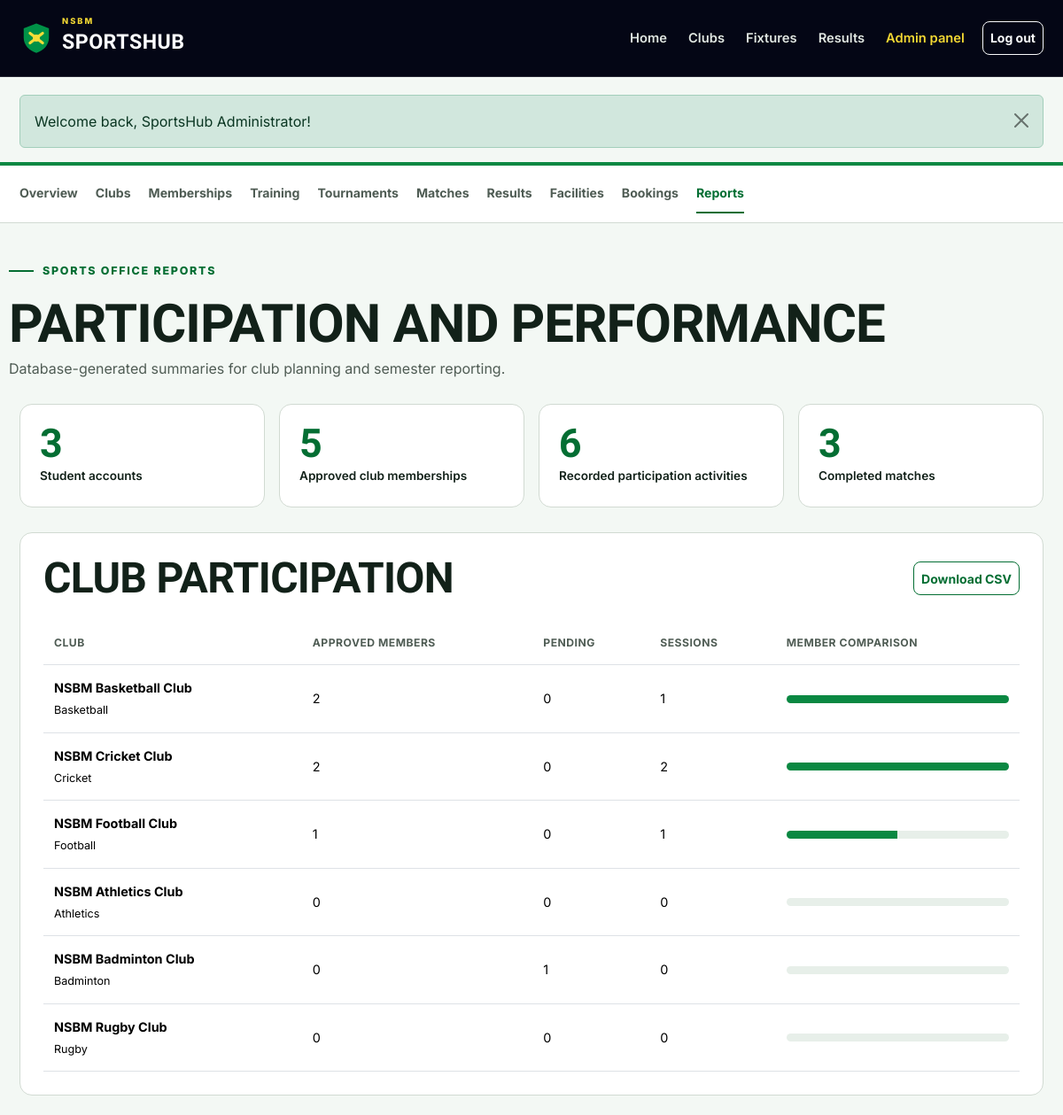
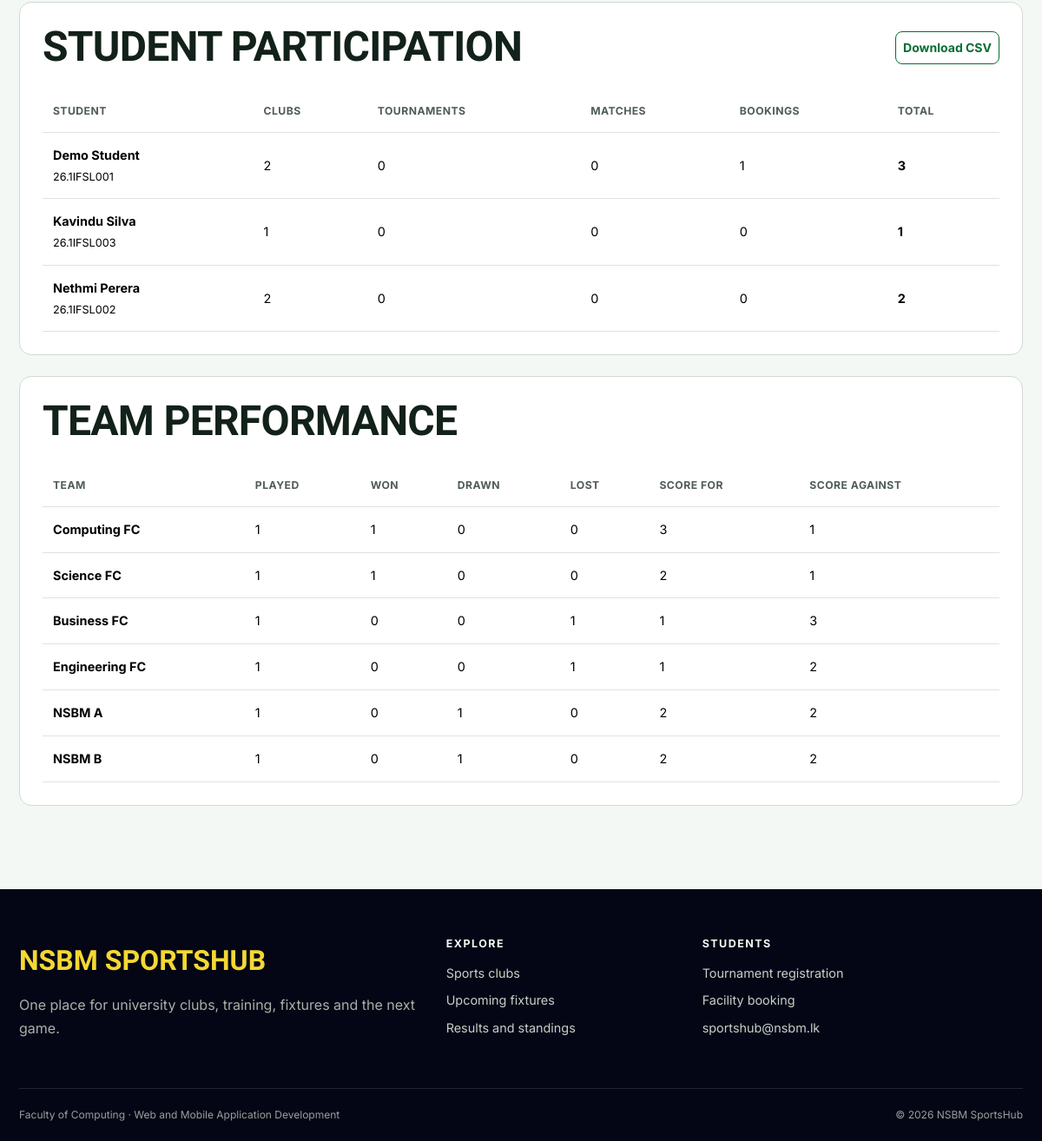
Screenshot of /admin/reports.php (signed in) with the database file from the repository (2 pictures, top to bottom).
### tables this page shows
CREATE TABLE matches (
    id INT UNSIGNED AUTO_INCREMENT PRIMARY KEY,
    tournament_id INT UNSIGNED NULL,
    sport VARCHAR(80) NOT NULL,
    home_team VARCHAR(100) NOT NULL,
    away_team VARCHAR(100) NOT NULL,
    match_datetime DATETIME NOT NULL,
    venue VARCHAR(120) NOT NULL,
    status ENUM('scheduled', 'completed', 'cancelled') NOT NULL DEFAULT 'scheduled',
    home_score SMALLINT UNSIGNED NULL,
    away_score SMALLINT UNSIGNED NULL,
    created_at TIMESTAMP DEFAULT CURRENT_TIMESTAMP,
    FOREIGN KEY (tournament_id) REFERENCES tournaments(id) ON DELETE SET NULL
);

### includes/functions.php (called while the page is built, shortened)
<?php
function e($value)
{
    return htmlspecialchars($value ?? '', ENT_QUOTES);
}
function url($path = '')
{
    return BASE_PATH . '/' . ltrim($path, '/');
}
function run_query($sql, $params = [])
{
    global $connection;
    $statement = mysqli_prepare($connection, $sql);
    if (count($params) > 0) {
        $types = str_repeat('s', count($params));
        mysqli_stmt_bind_param($statement, $types, ...$params);
    }
    if (!mysqli_stmt_execute($statement)) {
        die('SQL error: ' . mysqli_stmt_error($statement));
    }
    return $statement;
}
function fetch_all($sql, $params = [])
{
    $statement = run_query($sql, $params);
    $result = mysqli_stmt_get_result($statement);
    return mysqli_fetch_all($result, MYSQLI_ASSOC);
}

### admin/reports.php (the view, shortened to what this page needs)
<?php
$clubReport = fetch_all("SELECT c.name, c.sport,
    (SELECT COUNT(*) FROM memberships m WHERE m.club_id = c.id AND m.status = 'approved') AS approved,
    (SELECT COUNT(*) FROM memberships m WHERE m.club_id = c.id AND m.status = 'pending') AS pending,
    (SELECT COUNT(*) FROM training_sessions s WHERE s.club_id = c.id) AS sessions
    FROM clubs c
    ORDER BY approved DESC, c.name");
$studentReport = fetch_all("SELECT u.full_name, u.student_id,
    (SELECT COUNT(*) FROM memberships m WHERE m.user_id = u.id AND m.status = 'approved') AS clubs,
    (SELECT COUNT(*) FROM tournament_registrations tr WHERE tr.user_id = u.id AND tr.status = 'registered') AS tournaments,
    (SELECT COUNT(*) FROM match_registrations mr WHERE mr.user_id = u.id AND mr.status = 'registered') AS matches,
    (SELECT COUNT(*) FROM bookings b WHERE b.user_id = u.id AND b.status = 'approved') AS bookings
    FROM users u
    WHERE u.role = 'student'
    ORDER BY u.full_name");
$completed = fetch_all("SELECT * FROM matches WHERE status='completed' ORDER BY match_datetime");
$performance = [];
foreach ($completed as $match) {
    foreach (['home', 'away'] as $side) {
        $team = $match[$side . '_team'];
        if (!isset($performance[$team])) {
            $performance[$team] = ['team' => $team, 'played' => 0, 'won' => 0, 'drawn' => 0, 'lost' => 0, 'for' => 0, 'against' => 0];
        }
        $otherSide = $side === 'home' ? 'away' : 'home';
        $own = (int) $match[$side . '_score'];
        $other = (int) $match[$otherSide . '_score'];
        $performance[$team]['played']++;
        $performance[$team]['for'] += $own;
        $performance[$team]['against'] += $other;
        if ($own > $other) {
            $performance[$team]['won']++;
        }
        elseif ($own === $other) {
            $performance[$team]['drawn']++;
        }
        else $performance[$team]['lost']++;
    }
}
$performance = array_values($performance);
$count = count($performance);
for ($i = 0; $i < $count - 1; $i++) {
    for ($j = 0; $j < $count - $i - 1; $j++) {
        $first = $performance[$j];
        $second = $performance[$j + 1];
        $swap = false;
        if ($first['won'] < $second['won']) {
            $swap = true;
        } elseif ($first['won'] == $second['won'] && $first['played'] > $second['played']) {
            $swap = true;
        } elseif ($first['won'] == $second['won'] && $first['played'] == $second['played'] && strcmp($first['team'], $second['team']) > 0) {
            $swap = true;
        }
        if ($swap) {
            $performance[$j] = $second;
            $performance[$j + 1] = $first;
        }
    }
}
$totalApproved = 0;
foreach ($clubReport as $club) {
    $totalApproved += $club['approved'];
}
$totalActivities = 0;
foreach ($studentReport as $row) {
    $totalActivities += $row['clubs'] + $row['tournaments'] + $row['matches'] + $row['bookings'];
}
$maxMembers = 1;
foreach ($clubReport as $club) {
    if ($club['approved'] > $maxMembers) {
        $maxMembers = (int) $club['approved'];
    }
}
include __DIR__ . '/../includes/header.php';
include __DIR__ . '/../includes/admin_nav.php';
?>
<div class="container dashboard-head"><span class="section-kicker">Sports office reports</span>
    <h1>Participation and performance</h1>
    <p>Database-generated summaries for club planning and semester reporting.</p>
</div>
<div class="container dashboard-content">
    <div class="metric-grid">
        <div class="metric-card"><strong><?= count($studentReport) ?></strong><span>Student accounts</span>
        </div>
        <div class="metric-card"><strong><?= $totalApproved ?></strong><span>Approved club memberships</span>
        </div>
        <div class="metric-card"><strong><?= $totalActivities ?></strong><span>Recorded participation activities</span>
        </div>
        <div class="metric-card"><strong><?= count($completed) ?></strong><span>Completed matches</span>
        </div>
    </div>
    <section class="content-panel">
        <div class="page-title-row">
            <h2>Club participation</h2><a class="btn btn-sm btn-outline-sport" href="<?= e(url('admin/reports.php?export=clubs')) ?>">Download CSV</a>
        </div>
        <div class="table-responsive">
            <table class="table">
                <thead>
                    <tr>
                        <th>Club</th>
                        <th>Approved members</th>
                        <th>Pending</th>
                        <th>Sessions</th>
                        <th>Member comparison</th>
                    </tr>
                </thead>
                <tbody>
                    <?php foreach ($clubReport as $row): ?>
                        <tr>
                            <td><strong><?= e($row['name']) ?></strong><br><small><?= e($row['sport']) ?></small></td>
                            <td><?= $row['approved'] ?></td>
                            <td><?= $row['pending'] ?></td>
                            <td><?= $row['sessions'] ?></td>
                            <td>
                                <div class="report-bar" role="img" aria-label="<?= $row['approved'] ?> approved members"><span style="width:<?= round($row['approved'] / $maxMembers * 100) ?>%"></span>
                                </div>
                            </td>
                    </tr><?php endforeach; ?>
                </tbody>
            </table>
        </div>
    </section>
    <section class="content-panel">
        <div class="page-title-row">
            <h2>Student participation</h2><a class="btn btn-sm btn-outline-sport" href="<?= e(url('admin/reports.php?export=students')) ?>">Download CSV</a>
        </div>
        <div class="table-responsive">
            <table class="table">
                <thead>
                    <tr>
                        <th>Student</th>
                        <th>Clubs</th>
                        <th>Tournaments</th>
                        <th>Matches</th>
                        <th>Bookings</th>
                        <th>Total</th>
                    </tr>
                </thead>
                <tbody>
                    <?php foreach ($studentReport as $row): ?>
                        <tr>
                            <td><strong><?= e($row['full_name']) ?></strong><br><small><?= e($row['student_id']) ?></small></td>
                            <td><?= $row['clubs'] ?></td>
                            <td><?= $row['tournaments'] ?></td>
                            <td><?= $row['matches'] ?></td>
                            <td><?= $row['bookings'] ?></td>
                            <td><strong><?= $row['clubs'] + $row['tournaments'] + $row['matches'] + $row['bookings'] ?></strong></td>
                    </tr><?php endforeach; ?>
                </tbody>
            </table>
        </div>
    </section>
    <section class="content-panel">
        <h2 class="mb-4">Team performance</h2><?php if ($performance): ?>
            <div class="table-responsive">
                <table class="table">
                    <thead>
                        <tr>
                            <th>Team</th>
                            <th>Played</th>
                            <th>Won</th>
                            <th>Drawn</th>
                            <th>Lost</th>
                            <th>Score for</th>
                            <th>Score against</th>
                        </tr>
                    </thead>
                    <tbody>
                        <?php foreach ($performance as $row): ?>
                            <tr>
                                <td><strong><?= e($row['team']) ?></strong></td>
                                <td><?= $row['played'] ?></td>
                                <td><?= $row['won'] ?></td>
                                <td><?= $row['drawn'] ?></td>
                                <td><?= $row['lost'] ?></td>
                                <td><?= $row['for'] ?></td>
                                <td><?= $row['against'] ?></td>
                        </tr><?php endforeach; ?>
                    </tbody>
                </table>
        </div><?php else: ?><p>Team performance appears after results are recorded.</p><?php endif; ?>
    </section>
</div>
<?php include __DIR__ . '/../includes/footer.php'; ?>

### assets/css/style.css (style rules this page uses)
:root { --navy-950: #040615; --navy-900: #0d1023; --navy-800: #191d34; --green-600: #0a8842; --green-700: #046e33; --green-800: #055728; --yellow-400: #f4d833; --paper-50: #f3f8f4; --paper-100: #e7efe9; --ink-900: #122119; --ink-600: #4f5c54; --page-bg: var(--paper-50); --page-text: var(--ink-900); --muted-text: var(--ink-600); --brand: var(--green-700); --brand-hover: var(--green-800); --highlight: var(--yellow-400); --dark-surface: var(--navy-950); --line: #d1dad2; --radius-sm: 8px; --radius-md: 14px; --radius-lg: 22px; --shadow: 0 12px 32px rgba(11, 26, 18, 0.08); }
* { box-sizing: border-box; }
html { scroll-behavior: smooth; }
body { min-height: 100dvh; margin: 0; background: var(--page-bg); color: var(--page-text); font-family: "Inter", sans-serif; font-size: 16px; line-height: 1.65; }
a { color: var(--brand); text-underline-offset: 3px; }
button, a, input, select, textarea { transition: color 180ms ease-out, background-color 180ms ease-out, border-color 180ms ease-out, transform 180ms ease-out; }
h1, h2, h3, h4, .display-font { font-family: "Barlow Condensed", sans-serif; font-weight: 700; line-height: 1.05; letter-spacing: -0.015em; }
h1 { font-size: clamp(2.5rem, 6vw, 4.8rem); }
h2 { font-size: clamp(2rem, 4vw, 3rem); }
p { max-width: 72ch; }
.container { max-width: 1180px; }
.btn { min-height: 44px; display: inline-flex; align-items: center; justify-content: center; gap: 8px; font-weight: 700; border-radius: var(--radius-sm); }
.btn-sm { min-height: 38px; }
.btn-outline-sport { color: var(--brand); border-color: var(--brand); }
.hero-kicker, .section-kicker { display: inline-flex; align-items: center; gap: 10px; margin-bottom: 18px; color: var(--brand); font-size: 0.78rem; font-weight: 800; letter-spacing: 0.14em; text-transform: uppercase; }
.hero-kicker::before, .section-kicker::before { content: ""; width: 28px; height: 2px; background: currentColor; }
.page-title-row { display: flex; flex-wrap: wrap; justify-content: space-between; align-items: center; gap: 16px; margin-bottom: 24px; }
.page-title-row h1, .page-title-row h2 { margin: 0; }
.content-panel { padding: 26px; margin-bottom: 24px; background: #fff; border: 1px solid var(--line); border-radius: var(--radius-md); }
.content-panel h2, .content-panel h3 { text-transform: uppercase; }
.dashboard-head { padding: 36px 0 26px; }
.dashboard-head h1 { margin: 0; font-size: clamp(2.5rem, 5vw, 3.8rem); text-transform: uppercase; }
.dashboard-head p { margin: 6px 0 0; color: var(--muted-text); }
.dashboard-content { padding-bottom: 72px; }
.metric-grid { display: grid; grid-template-columns: repeat(4, 1fr); gap: 16px; margin-bottom: 28px; }
.metric-card { padding: 22px; background: #fff; border: 1px solid var(--line); border-radius: var(--radius-md); }
.metric-card strong { display: block; color: var(--brand); font-family: "Barlow Condensed", sans-serif; font-size: 2.8rem; line-height: 1; font-variant-numeric: tabular-nums; }
.metric-card span { font-size: 0.85rem; font-weight: 600; }
.table { margin-bottom: 0; vertical-align: middle; }
.table > :not(caption) > * > * { padding: 14px 12px; }
.table thead th { color: var(--muted-text); font-size: 0.76rem; letter-spacing: 0.04em; text-transform: uppercase; white-space: nowrap; }
.table tbody td { font-size: 0.9rem; }
.report-bar { height: 9px; min-width: 80px; background: var(--paper-100); border-radius: 10px; overflow: hidden; }
.report-bar span { display: block; height: 100%; background: var(--green-600); }

### rows the page displays
matches: home_team "Computing FC", away_score "1", drawn "0", lost "0", for "3", away_team "Business FC", won "0", against "3"

### other values shown
$message['message'] "Welcome back, SportsHub Administrator!"
count($studentReport) "3"
$totalApproved "5"
$totalActivities "6"
count($completed) "3"
$row['name'] "NSBM Basketball Club"
$row['sport'] "Basketball"
$row['approved'] "2"
$row['pending'] "0"
$row['sessions'] "1"
$row['name'] "NSBM Cricket Club"
$row['sport'] "Cricket"
$row['sessions'] "2"
$row['name'] "NSBM Football Club"
$row['sport'] "Football"
